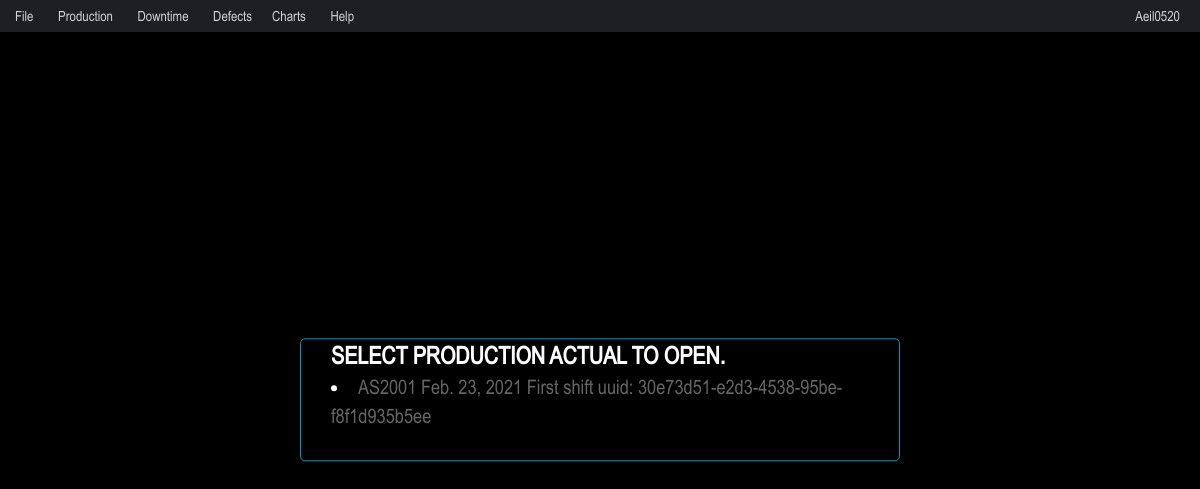
The app's page /ProductionActual/Open/ (signed in), older data.
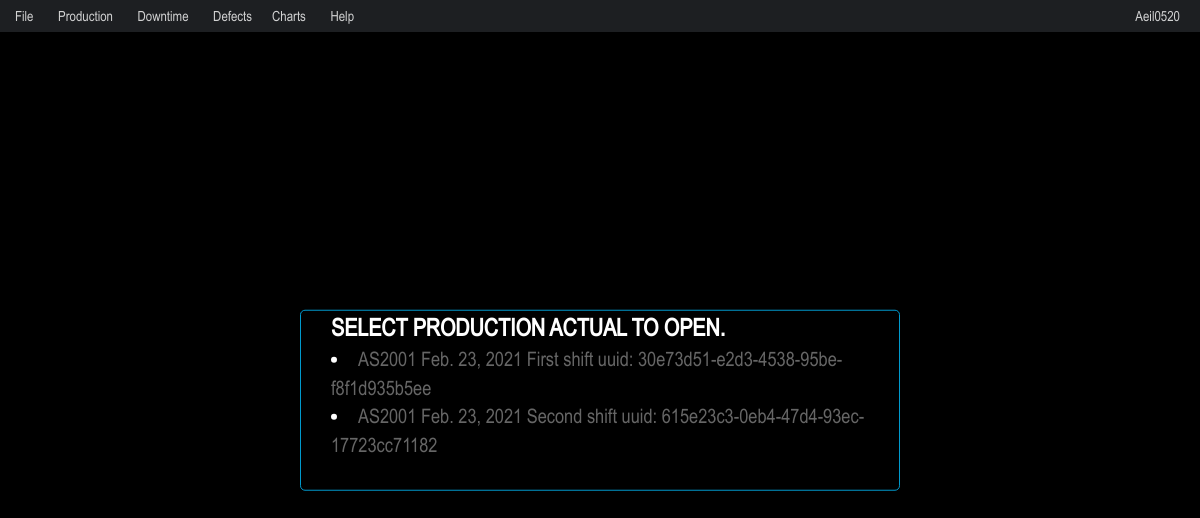
The same page, newer data.
### productionactual/models.py (models this page shows, shortened)
class ProductionActual(models.Model):
    id = models.UUIDField(primary_key=True, default=uuid.uuid4, help_text="Unique ID for this particular ProductionActual")
    pa_date = models.DateField('production actual date')
    assembly_line_number = models.ForeignKey(AssemblyLine, on_delete=models.CASCADE)
    shift = models.ForeignKey(Shift, on_delete=models.CASCADE)
    user = models.ForeignKey(User, on_delete=models.CASCADE)

class AssemblyLine(models.Model):
    department = models.ForeignKey(Department, on_delete=models.CASCADE)
    line_name = models.CharField(max_length=6)
    def __str__(self):
        return self.line_name

class Shift(models.Model):
    shift_number = models.IntegerField()
    shift_name = models.CharField(max_length=15)
    def __str__(self):
        return self.shift_name

### productionactual/views.py (the view)
# urls.py: path('Open/', views.OpenProductionActualView.as_view(), name='OpenProductionActual'),
class OpenProductionActualView(generic.ListView):
    template_name = 'productionactual/openproductionactual.html'
    context_object_name = 'latest_pa_list'
    def get_queryset(self):
        return ProductionActual.objects.filter(pa_date__lte=timezone.now()).order_by('-pa_date')[:50]

### productionactual/templates/productionactual/openproductionactual.html (shortened to what this page needs)
{% extends 'smenu.html' %}
{% block content %}
{% if user.is_authenticated %}
<div class="modal-content">
    <div>
        <h3 class="modal-title">Select Production Actual to open.</h3>
        {% for ProductionActual in latest_pa_list %}
        <li><a href="{% url 'ProductionActual' ProductionActual.id %}"> {{ ProductionActual.assembly_line_number }} {{ ProductionActual.pa_date }}  {{ ProductionActual.shift }} shift uuid: {{ ProductionActual.id }}</a></li>
    {% endfor %}
    </div>
</div>
{% endif %}
{% endblock %}

Row changes from the older to the newer data that the page shows:
added ProductionActual: assembly_line_number "AS2001", pa_date "Feb. 23, 2021", shift "Second", id "615e23c3-0eb4-47d4-93ec-17723cc71182"
